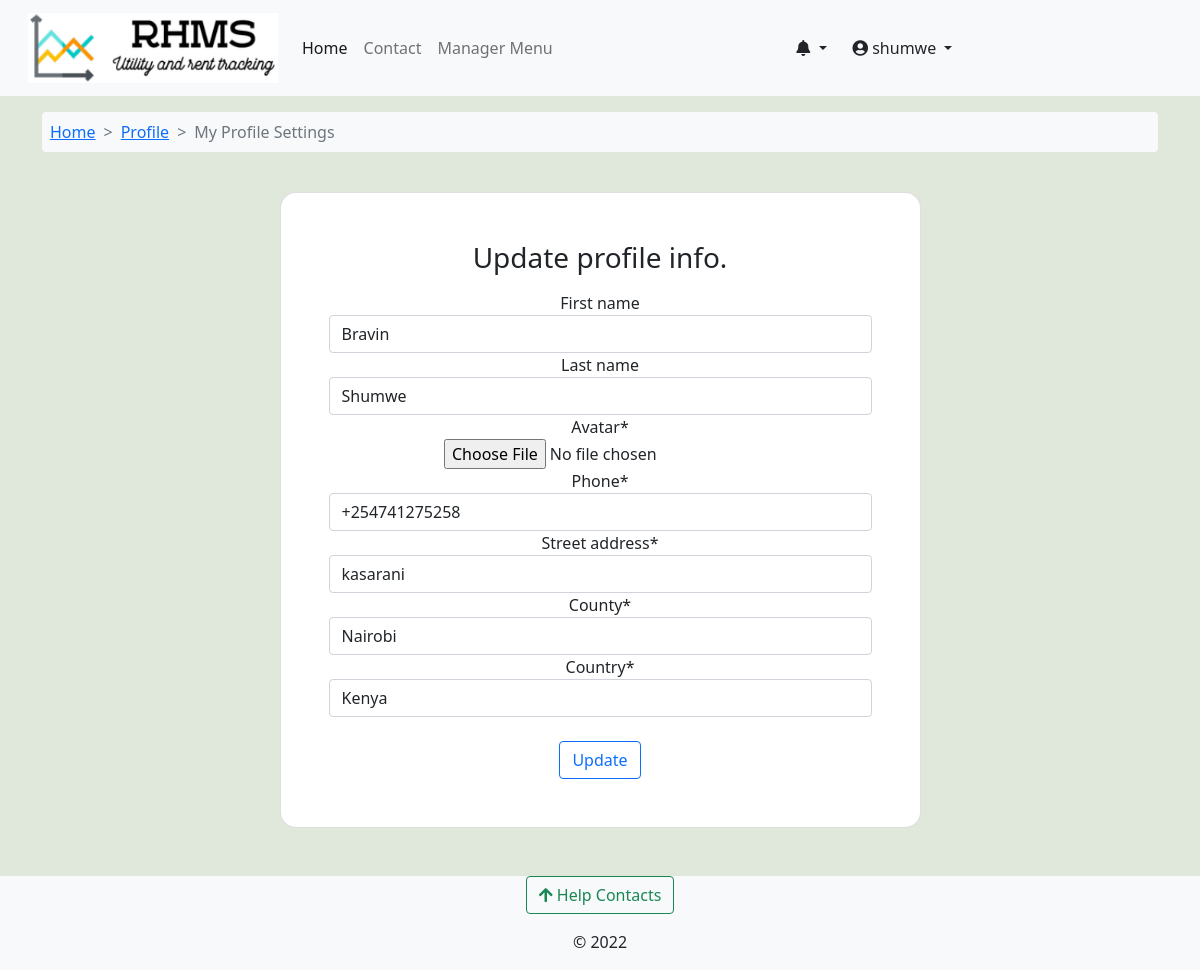
Page /accounts/my-profile-settings/ (signed in) on the committed database.
### accounts/models.py (models this page shows, shortened)
class User(AbstractUser):
    avatar = models.ImageField(upload_to=get_avatar_path, default='no-avatar.png')
    is_verified = models.BooleanField(default=False)
    is_tenant = models.BooleanField(default=False)
    is_manager = models.BooleanField(default=False)

class Profile(models.Model):
    user = models.OneToOneField(User, on_delete=models.CASCADE)
    phone = PhoneNumberField()
    street_address = models.CharField(max_length=30)
    county = models.CharField(max_length=30)
    country = models.CharField(max_length=30, default='Kenya')
    created = models.DateTimeField(default=datetime.now)
    updated = models.DateTimeField(auto_now=True)

### accounts/views.py (the view)
# urls.py: path('my-profile-settings/', views.profile_info_update, name='profile-settings'),
@ login_required
def profile_info_update(request):
    if request.method == 'POST':
        user_update_form = UserUpdateForm(
            request.POST, request.FILES, instance=request.user)
        profile_update_form = ProfileUpdateForm(
            request.POST, request.FILES, instance=request.user.profile)
        if user_update_form.is_valid() and profile_update_form.is_valid():
            user_update_form.save()
            profile_update_form.save()
            messages.success(request, 'Profile was updated successfully!')
            return redirect('profile')
    else:
        user_update_form = UserUpdateForm(instance=request.user)
        profile_update_form = ProfileUpdateForm(instance=request.user.profile)
    context = {'user_form': user_update_form,
               'profile_form': profile_update_form, }
    return render(request, 'accounts/profile-settings.html', context)

### accounts/forms.py
class UserUpdateForm(forms.ModelForm):
    class Meta:
        model = User
        fields = ['first_name', 'last_name', 'avatar']
        widgets = {
            'avatar': forms.FileInput,
        }

class ProfileUpdateForm(forms.ModelForm):
    class Meta:
        model = Profile
        fields = ['phone','street_address', 'county', 'country']

### accounts/context_processors.py (called while the page is built)
def get_notifications(request):
    user = request.user
    if user.is_authenticated:
        notifications = UserNotifications.objects.filter(
            user_id=user).order_by('-created')[:7]
        return dict(notifications=notifications)
    else:
        return {'false': False}

### complaints/context_processors.py (called while the page is built)
def get_contacts(request):
    user = request.user
    if user.is_authenticated:
        if user.is_tenant:
            tenant = Tenants.objects.get(associated_account=user)
            building = Building.objects.get(id=tenant.rented_unit.building_id)
            contacts = HelpContacts.objects.filter(associated_building=building)
            return dict(contacts=contacts)
        elif user.is_manager:
            contacts = HelpContacts.objects.all()
            return dict(contacts=contacts)
        else:
            contacts = HelpContacts.objects.filter(make_publicly_available=True)
            return dict(contacts=contacts)
    else:
        contacts = HelpContacts.objects.filter(make_publicly_available=True)
        return dict(contacts=contacts)

### rental_property/context_processors.py (called while the page is built)
def my_managed_buildings(request):
    user_instance = request.user
    if user_instance.is_authenticated:
        manager_instance = Managers.objects.filter(associated_account=user_instance)[:1]
        managed_buildings = Building.objects.filter(manager=manager_instance)
        return dict(managed_buildings=managed_buildings)
    else:
        return {'False': False,}

### accounts/templates/accounts/profile-settings.html (shortened to what this page needs)
{% extends 'base.html' %}
{% load crispy_forms_tags %}
{% block content %}
<nav class="container mt-3">
  <ol class="breadcrumb bg-light p-2 rounded-2">
      <li class="breadcrumb-item "><a href="{% url 'operational-buildings' %}">Home</a></li>
      <li class="breadcrumb-item"><a href="{% url 'profile' %}"> Profile </a></li>
      <li class="breadcrumb-item active"> My Profile Settings </li>
  </ol>
</nav>
<section class="mt-4 mb-5">
    <div class="container h-100">
      <div class="row d-flex justify-content-center align-items-center h-100">
        <div class="col-12 col-md-8 col-lg-8 col-xl-7">
          <div class="card shadow-2-strong" style="border-radius: 1rem;">
            <div class="card-body p-5 text-center">
                <h3> Update profile info. </h3>
                <form class="no-padding" method="POST" enctype="multipart/form-data">
                    <fieldset class="form-group">
                        {{ user_form|crispy }}
                        {{ profile_form|crispy }}
                    </fieldset>
                    <br/>
                    <div class="form-group">
                        <button class="btn btn-outline-primary" type="submit">Update</button>
                    </div>
                </form>
            </div>
        </div>
      </div>
    </div>
  </div>
</section>
{% endblock %}

### templates/base.html (shortened to what this page needs)
<!doctype html>
<html lang="en">
  {% load static %}
  {% load i18n %}
  <head>
    {% load pwa %}
    <link href="https://cdn.jsdelivr.net/npm/bootstrap@5.0.2/dist/css/bootstrap.min.css" rel="stylesheet">
    <link type="text/css" href="{% static 'css/main.css' %}" rel="stylesheet">
    <link rel="stylesheet" href="https://cdnjs.cloudflare.com/ajax/libs/font-awesome/4.7.0/css/font-awesome.min.css">
    <link rel="stylesheet" href="https://pro.fontawesome.com/releases/v5.11.2/css/all.css">
  </head>
  <body class="d-flex flex-column min-vh-100" style="background-color: #dfe8da;">
    <nav class="navbar navbar-expand-lg navbar-light bg-light" aria-label="main-nav">
        <div class="container-fluid">
          <a class="navbar-brand align" href="{% url 'operational-buildings' %}">
                <div class="d-flex">
                    <div class="ms-3 d-flex flex-column">
                      <img src="{% static 'img/rhms_logo2.png' %}" alt="logo" width="250" height="70"/>
                    </div>
                </div>
            </a>
            <div class="collapse navbar-collapse" id="mynav">
                <ul class="navbar-nav mb-lg-0">
                    <li class="nav-item"> <a class="nav-link active" aria-current="page" href="{% url 'operational-buildings' %}">Home</a> </li>
                    <li class="nav-item"> <a class="nav-link" aria-current="page" href="{% url 'core:contact' %}">Contact</a> </li>
                    {% if user.is_manager %}
                    <li class="nav-item"> <a class="nav-link" data-bs-toggle="offcanvas" href="#hrmsCanvas" role="button" aria-controls="hrmsCanvas">Manager Menu</a> </li>
                    {% endif %}
                </ul>
                </div>
                {% if request.user.is_authenticated %}
                <div class="collapse navbar-collapse" id="mynav">
                  <div class="dropdown">
                    <a href="#" class="btn dropdown-toggle" type="button" id="messagesDrop" data-bs-toggle="dropdown" aria-haspopup="true" aria-expanded="false">
                      <em class="fas fa-bell"></em>
                    </a>
                      {% load humanize %}
                  </div>
                <div class="collapse navbar-collapse" id="mynav">
                  <div class="dropdown">
                    <a href="#" class="btn dropdown-toggle" type="button" id="dropdownMenuButton" data-bs-toggle="dropdown" aria-haspopup="true" aria-expanded="false">
                      <em class="fas fa-user-circle"></em> {{ request.user.username }}
                    </a>
                  </div>
                </div>
                {% endif %}
            </div>
    </nav>
    {% block content %}	{% endblock content%}
    <footer class="mt-auto bg-light">
      <div class="mb-3 text-center">
      <button class="btn btn-outline-success" type="button" data-bs-toggle="offcanvas" data-bs-target="#contactsOffcanvas" aria-controls="contactsOffcanvas"><em class="fas fa-arrow-upfas fa-arrow-up"></em> Help Contacts</button>
      </div>
      <div>
        <p class="text-center ">&copy; 2022</p>
  </footer>
  </body>
</html>

### static/css/main.css (style rules this page uses)
:root { --header-height: 3rem; --nav-width: 68px; --first-color-light: #AFA5D9; --white-color: #F7F6FB; --body-font: 'Nunito', sans-serif; --normal-font-size: 1rem; --z-fixed: 100 }
.breadcrumb-item + .breadcrumb-item::before { content: ">"; }

### rows in the picture
User: user.username "shumwe", first_name "Bravin", last_name "Shumwe"
Profile: phone "+254741275258", street_address "kasarani", county "Nairobi", country "Kenya"
